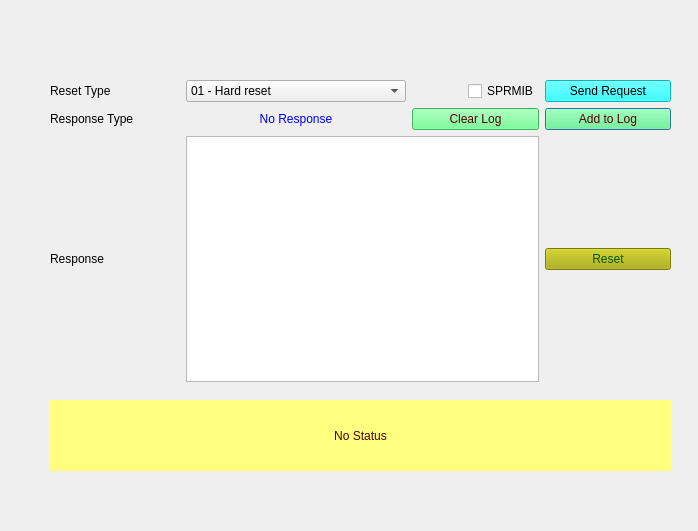
<?xml version="1.0" encoding="UTF-8"?>
<ui version="4.0">
 <class>Dialog</class>
 <widget class="QDialog" name="Dialog">
  <property name="geometry">
   <rect>
    <x>0</x>
    <y>0</y>
    <width>698</width>
    <height>531</height>
   </rect>
  </property>
  <property name="windowTitle">
   <string>Dialog</string>
  </property>
  <widget class="QWidget" name="layoutWidget">
   <property name="geometry">
    <rect>
     <x>50</x>
     <y>80</y>
     <width>621</width>
     <height>302</height>
    </rect>
   </property>
   <layout class="QGridLayout" name="gridLayout">
    <property name="sizeConstraint">
     <enum>QLayout::SetNoConstraint</enum>
    </property>
    <item row="3" column="3">
     <widget class="QPushButton" name="pushButton_appendLog">
      <property name="styleSheet">
       <string notr="true">background-color: rgb(85, 255, 127);
color: rgb(85, 0, 0);</string>
      </property>
      <property name="text">
       <string>Add to Log</string>
      </property>
     </widget>
    </item>
    <item row="6" column="1" colspan="2">
     <widget class="QTextBrowser" name="textBrowser_Resp"/>
    </item>
    <item row="3" column="2">
     <widget class="QPushButton" name="pushButton_clearLog">
      <property name="styleSheet">
       <string notr="true">background-color: rgb(85, 255, 127);
color: rgb(85, 0, 0);</string>
      </property>
      <property name="text">
       <string>Clear Log</string>
      </property>
     </widget>
    </item>
    <item row="0" column="1" alignment="Qt::AlignHCenter">
     <widget class="QComboBox" name="comboBox_ECUReset">
      <property name="minimumSize">
       <size>
        <width>220</width>
        <height>0</height>
       </size>
      </property>
      <property name="maximumSize">
       <size>
        <width>220</width>
        <height>16777215</height>
       </size>
      </property>
      <property name="toolTip">
       <string>Select the ECU Reset to which you want ECU to move. If your reset type is not in list then contact admin</string>
      </property>
      <item>
       <property name="text">
        <string>01 - Hard reset</string>
       </property>
      </item>
      <item>
       <property name="text">
        <string>02 - KeyOffOn reset</string>
       </property>
      </item>
      <item>
       <property name="text">
        <string>03 - Soft reset</string>
       </property>
      </item>
     </widget>
    </item>
    <item row="3" column="1">
     <widget class="QLabel" name="label_ResType">
      <property name="autoFillBackground">
       <bool>false</bool>
      </property>
      <property name="styleSheet">
       <string notr="true">color: rgb(0, 0, 255);</string>
      </property>
      <property name="text">
       <string>No Response</string>
      </property>
      <property name="alignment">
       <set>Qt::AlignCenter</set>
      </property>
     </widget>
    </item>
    <item row="3" column="0">
     <widget class="QLabel" name="label_2">
      <property name="minimumSize">
       <size>
        <width>130</width>
        <height>0</height>
       </size>
      </property>
      <property name="text">
       <string>Response Type</string>
      </property>
     </widget>
    </item>
    <item row="6" column="0">
     <widget class="QLabel" name="label_3">
      <property name="text">
       <string>Response</string>
      </property>
     </widget>
    </item>
    <item row="6" column="3">
     <widget class="QPushButton" name="pushButton_reset">
      <property name="styleSheet">
       <string notr="true">background-color: rgb(170, 170, 0);
font: 75 8pt &quot;MS Shell Dlg 2&quot;;
color: rgb(0, 85, 0);</string>
      </property>
      <property name="text">
       <string>Reset</string>
      </property>
     </widget>
    </item>
    <item row="0" column="0">
     <widget class="QLabel" name="label">
      <property name="text">
       <string>Reset Type</string>
      </property>
     </widget>
    </item>
    <item row="0" column="3">
     <widget class="QPushButton" name="pushButton_Send11Req">
      <property name="toolTip">
       <string>Sends the 10 service request to ECU</string>
      </property>
      <property name="styleSheet">
       <string notr="true">background-color: rgb(0, 255, 255);
border-color: rgb(0, 0, 0);
color: rgb(0, 0, 0);</string>
      </property>
      <property name="text">
       <string>Send Request</string>
      </property>
     </widget>
    </item>
    <item row="0" column="2" alignment="Qt::AlignRight">
     <widget class="QCheckBox" name="checkBox_suppressposmsg">
      <property name="toolTip">
       <string>If selected then Suppress Positive Response Message Indication bit will be set in Subfunction</string>
      </property>
      <property name="text">
       <string>SPRMIB</string>
      </property>
     </widget>
    </item>
   </layout>
   <zorder>pushButton_appendLog</zorder>
   <zorder>label_ResType</zorder>
   <zorder>textBrowser_Resp</zorder>
   <zorder>pushButton_clearLog</zorder>
   <zorder>label</zorder>
   <zorder>pushButton_reset</zorder>
   <zorder>label_3</zorder>
   <zorder>pushButton_Send11Req</zorder>
   <zorder>comboBox_ECUReset</zorder>
   <zorder>label_2</zorder>
   <zorder>checkBox_suppressposmsg</zorder>
  </widget>
  <widget class="QLabel" name="label_status">
   <property name="geometry">
    <rect>
     <x>50</x>
     <y>400</y>
     <width>621</width>
     <height>71</height>
    </rect>
   </property>
   <property name="styleSheet">
    <string notr="true">background-color: rgb(255, 255, 127);
color: rgb(85, 0, 0);
border-color: rgb(0, 0, 255);</string>
   </property>
   <property name="text">
    <string>No Status</string>
   </property>
   <property name="alignment">
    <set>Qt::AlignCenter</set>
   </property>
   <property name="wordWrap">
    <bool>true</bool>
   </property>
  </widget>
 </widget>
 <resources/>
 <connections/>
</ui>
